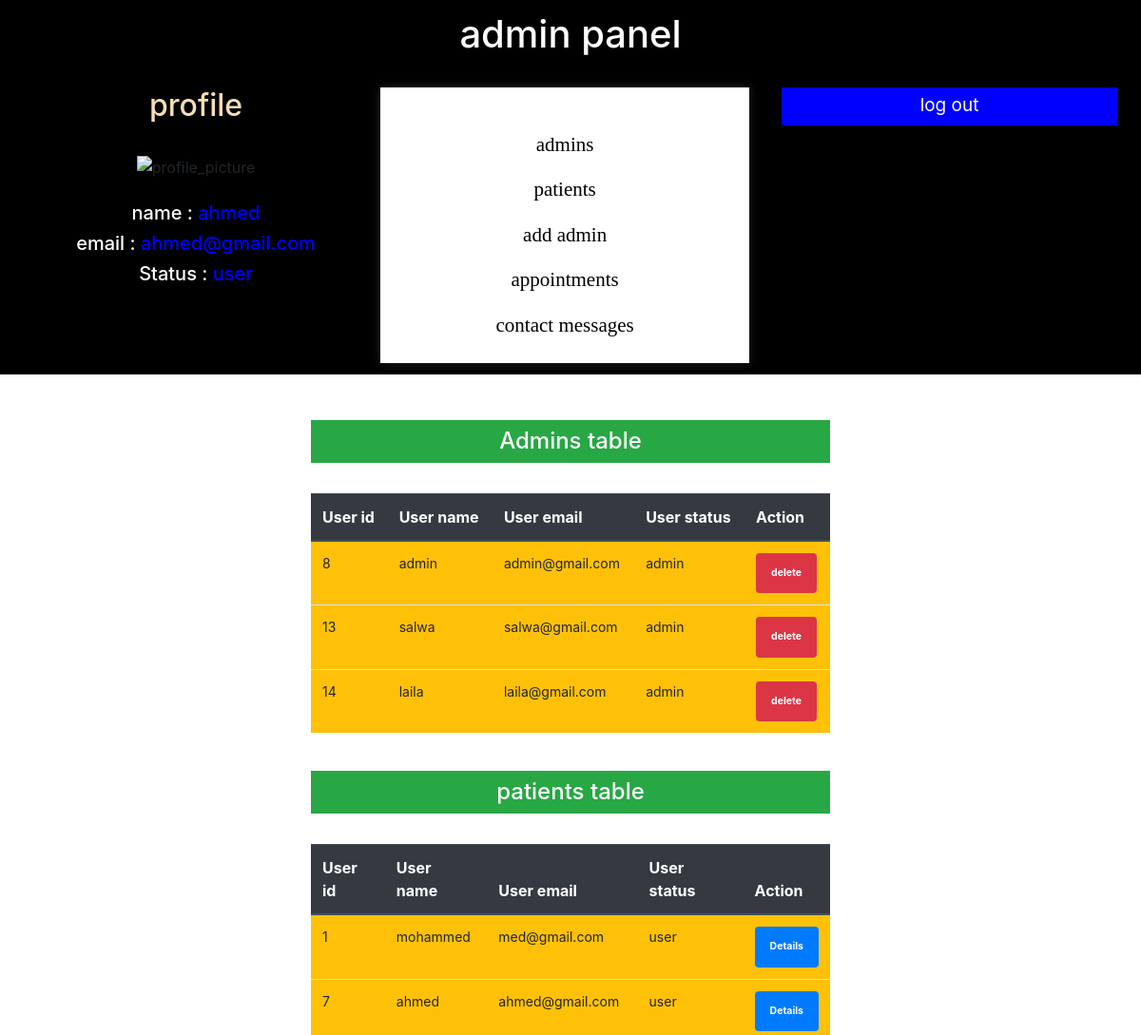
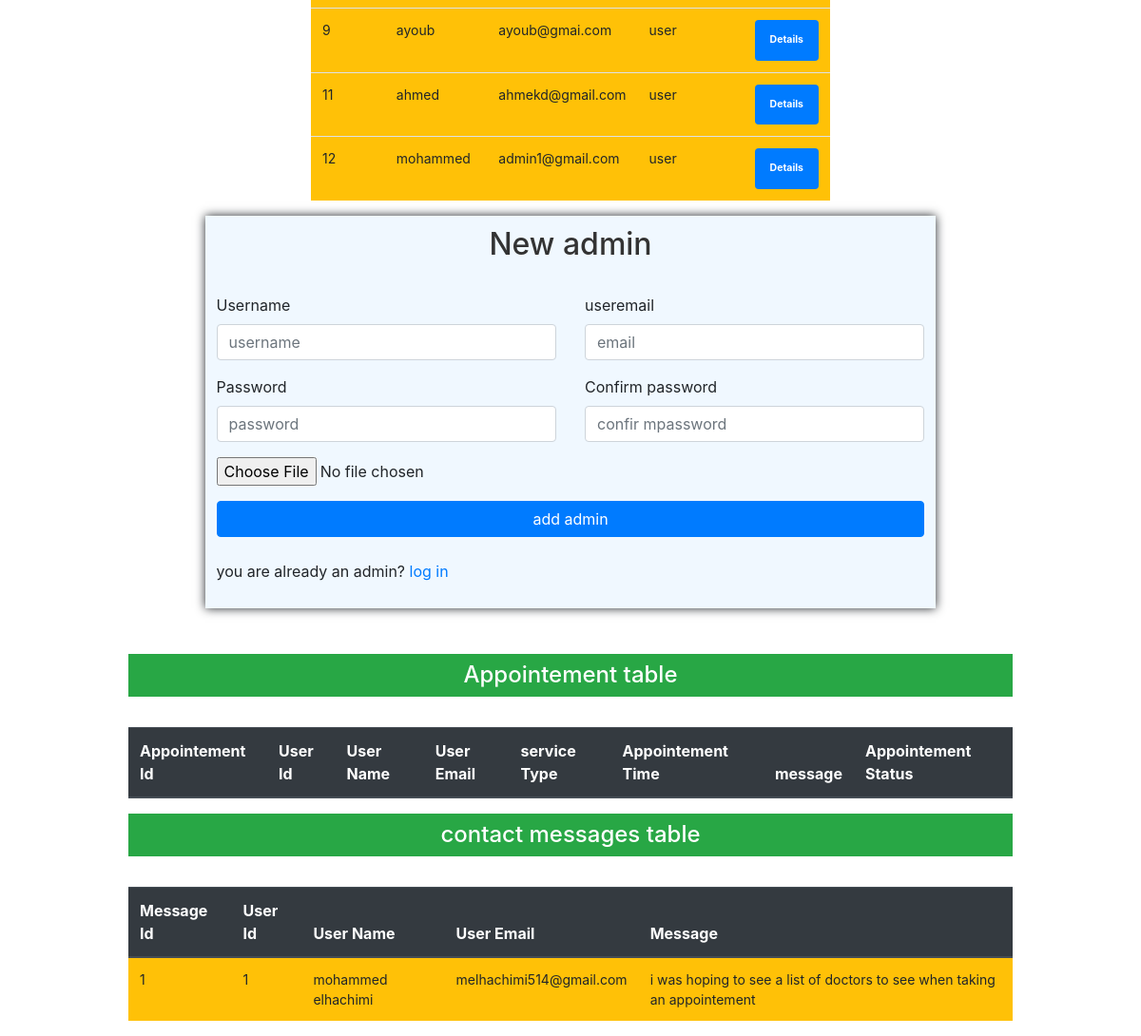
Page /admin_zone/admin_panel.php (signed in) on the committed database (2 pictures, top to bottom).
### tables this page shows
CREATE TABLE `users` (
  `user_id` int(11) NOT NULL,
  `user_name` varchar(50) NOT NULL,
  `user_email` varchar(200) NOT NULL,
  `user_password` varchar(250) NOT NULL,
  `user_picture` varchar(200) NOT NULL,
  `user_status` varchar(50) NOT NULL
);

CREATE TABLE `contact` (
  `contact_id` int(11) NOT NULL,
  `user_id` int(11) NOT NULL,
  `firstname` varchar(100) NOT NULL,
  `email` varchar(100) NOT NULL,
  `comment` varchar(100) NOT NULL
);

### controllers/admin.php (called while the page is built, shortened)
<?php
$user_name = '';
$user_email = '';

### admin_zone/admin_panel.php (the view, shortened to what this page needs)
<?php
 include_once ('../controllers/admin.php');
 $data = new Users();
?>
<!DOCTYPE html>
<head>
	<link rel="stylesheet" type="text/css" href="syntax-highlighter/styles/shCore.css" media="all">
	<link rel="stylesheet" type="text/css" href="syntax-highlighter/styles/shThemeDefault.css" media="all">
	<link rel="stylesheet" href="css/font-awesome.min.css">
	 <link rel="stylesheet" href="css/bootstrap.min.css">
	<link rel="stylesheet" href="css/normalize.min.css">
	<link rel="stylesheet" href="css/main.css">
	<link rel="stylesheet" href="https://maxcdn.bootstrapcdn.com/bootstrap/4.5.0/css/bootstrap.min.css">
</head>
<body>
	<div class="responsive_logo">
		<h1>admin panel</h1>
	</div>
	<div class="responsive_panel">
		<br><br><br>
		<div class="responsive_doctor_profile">
			<h2  style="color: wheat;">profile</h2><br>
			<img src="https://encrypted-tbn0.gstatic.com/images?q=tbn%3AANd9GcTreksTEerNOVl1wm7JRykQifXUI_RKimR8jjtzG-e1AcyrTajW&usqp=CAU" alt="profile_picture" style="width: 100px; height: 100px;">
			<br><br>
			<h5 style="color: white;">name : <span style="color: blue;"><?php echo $_SESSION['user_name'];?> </h5>
			<h5 style="color: white;">email : <span style="color: blue;"><?php echo $_SESSION['user_email'];?></span></h5>
			<h5 style="color: white;">Status : <span style="color: blue;"><?php echo $_SESSION['user_status'];?></span></h5>
		</div>
		<br><br>
		<div class="responsive_doctor_procceses">
			<div id="inner">
			    <p><a href="#admins">admins</a></p>
				<p><a href="#patients">patients</a></p>
				<p><a href="#">add admin</a></p>
				<p><a href="#appointments">appointments</a></p>
				<p><a href="#contact_messages">contact messages</a></p>
			</div>
		</div>
		<div id="responsive_admin_logout_btn">
			<a href="../views/index.php">log out</a>
		</div>
	</div>
	<div class="right_body" style="width: 82%;margin-left: 18%;">
     <br><br>
	   <div class="col-md-6" style="margin: auto;" id="admins">
			<?php
				$con = $data->connect();
				$sql="SELECT * FROM users WHERE user_status = 'admin'";
				$stm=$con->prepare($sql);
				$stm->execute();
				$result=$stm->get_result();
			?>
			<h4 class="text-center bg-success p-2 text-white">Admins table</h4>
			<br>
		  <table class="table mr-4 bg-warning">
			<thead class="thead-dark">
				<tr>
					<th>User id</th>
					<th>User name</th>
					<th>User email</th>
					<th>User status</th>
					<th>Action</th>
				</tr>
			</thead>
			<tbody class="t_body">
			<?php while($row=$result->fetch_assoc()){ ?>
				<tr>
					<td><?=$row['user_id'];?></td>
					<td><?=$row['user_name'];?></td>
					<td><?=$row['user_email'];?></td>
					<td><?=$row['user_status'];?></td>
					<td>
                    <a href="admin_panel.php?delete=<?=$row['user_id']; ?>" class="badge badge-danger p-3" onclick="return confirm('Do you want to delete this admin')">delete</a>
                    </td>
				<?php } ?>
			</tbody>
		  </table>
	   </div>
	   <br>
		<div class="col-md-6" style="margin: auto;" id="patients">
			<?php
				$con = $data->connect();
				$sql="SELECT * FROM users WHERE user_status = 'user'";
				$stm=$con->prepare($sql);
				$stm->execute();
				$result=$stm->get_result();
			?>
			<h4 class="text-center bg-success p-2 text-white">patients table</h4>
			<br>
		  <table class="table mr-4 bg-warning">
			<thead class="thead-dark">
				<tr>
					<th>User id</th>
					<th>User name</th>
					<th>User email</th>
					<th>User status</th>
					<th>Action</th>
				</tr>
			</thead>
			<tbody class="t_body">
			<?php while($row=$result->fetch_assoc()){ ?>
				<tr>
					<td><?=$row['user_id'];?></td>
					<td><?=$row['user_name'];?></td>
					<td><?=$row['user_email'];?></td>
					<td><?=$row['user_status'];?></td>
					<td>
					<a href="details.php?details=<?=$row['id_reservation']; ?>" class="badge badge-primary p-3">Details</a>
					</td>
				<?php } ?>
			</tbody>
		  </table>
	   </div>
		<div class="container big-box col-md-8" style="padding: 1%;background-color: aliceblue;box-shadow: 0px 0px 10px;">
			<h2 class="text-center h2">New admin</h2>
				<br>
				<form action="admin_panel.php" method="post" enctype="multipart/form-data">
					<div class="row">
						<div class="form-group col-md-6">
							<label for="username">Username</label>
							<input type="text" value="<?php echo $user_name; ?>" name="user_name" class="form-control" placeholder="username" >
						</div>
						<div class="form-group col-md-6">
							<label for="useremail">useremail</label>
							<input type="text" value="<?php echo $user_email; ?>"  name="user_email" class="form-control" placeholder="email" >
						</div>
					</div>
					<div class="row">
						<div class="form-group col-md-6">
							<label for="password">Password</label>
							<input type="password" name="user_password" class="form-control" placeholder="password" >
						</div>
						<div class="form-group col-md-6">
							<label for="confpassword"> Confirm password</label>
							<input type="password" name="user_confpassword" class="form-control" placeholder="confir mpassword" >
						</div>
					</div>
						<div class="form-group">
							<input type="file" name="user_picture" class="costum file" >
						</div>
					<div class="form-group">
					<button name="add_admin" class="btn btn-primary btn-block">add admin</button>
					<br>
					<span> you are already an admin? <a class="text-primary " href="../views/index.php">log in</a></span>
				</form>
		</div>
	</div>
	<br><br>
	<div class="col-md-10" style="margin: auto;" id="appointments">
			<h4 class="text-center bg-success p-2 text-white">Appointement table</h4>
			<br>
		  <table class="table mr-4 bg-warning">
			<thead class="thead-dark">
				<tr>
                    <th>Appointement Id</th>
                    <th>User Id</th>
					<th>User Name</th>
					<th>User Email</th>
                    <th>service Type</th>
                    <th>Appointement Time</th>
                    <th>message</th>
                    <th>Appointement Status</th>
				</tr>
			</thead>
          </table>
	</div>
	<div class="col-md-10" style="margin: auto;" id="contact_messages">
        <?php
            $con = $data->connect();
            $sql="SELECT * FROM `contact`";
            $stm=$con->prepare($sql);
            $stm->execute();
            $result=$stm->get_result();
        ?>
			<h4 class="text-center bg-success p-2 text-white">contact messages table</h4>
			<br>
		  <table class="table mr-4 bg-warning">
			<thead class="thead-dark">
				<tr>
                    <th>Message Id</th>
                    <th>User Id</th>
					<th>User Name</th>
					<th>User Email</th>
                    <th>Message</th>
				</tr>
			</thead>
			<tbody class="t_body">
			<?php while($row=$result->fetch_assoc()){ ?>
				<tr>
                    <td><?=$row['contact_id'];?></td>
					<td><?=$row['user_id'];?></td>
					<td><?=$row['firstname'];?></td>
                    <td><?=$row['email'];?></td>
                    <td><?=$row['comment'];?></td>
				<?php } ?>
			</tbody>
          </table>
</div>
		</body>
		</html>

### admin_zone/css/main.css (style rules this page uses)
body { background-color:#FFF; font-family: "Lato", sans-serif; font-weight: 300; font-size:16px; line-height:18px; color:#777; }
p { margin:0; }
a { color: #aa0a5f; }
a, a:hover, a:focus { text-decoration: none; outline: 0; }
h1, h2, h3, h4, h5, h6 { color: #333; margin:0; font-weight: normal; }
h1 { font-size: 28px; }
h2 { font-size: 24px; }
h5 { font-size: 16px; }
.responsive_logo { display: none ; }
.responsive_panel { display: none; }
@media screen and (max-width: 1388px) { .responsive_logo { display: block; } }
@media screen and (max-width: 1388px) { .responsive_panel { display: block; display: flex; padding: 1%; background-color: black; } }
@media screen and (max-width: 1388px) { .responsive_logo { background-color: black; text-align: center; padding: 1%; } }
@media screen and (max-width: 1388px) { .responsive_logo h1 { color: white; } }
@media screen and (max-width: 1388px) { .responsive_doctor_profile { width: 33%; text-align: center; } }
@media screen and (max-width: 1388px) { .responsive_doctor_procceses { width: 33%; text-align: center; box-shadow: 0px 0px 10px; background-color: rgb(255, 255, 255); font-family: auto; font-size: 21px; } }
@media screen and (max-width: 1388px) { .responsive_doctor_procceses #inner { padding: 2%; margin-top: 37px; } }
@media screen and (max-width: 1388px) { .responsive_doctor_procceses p a { color: #000; } }
@media screen and (max-width: 1388px) { #responsive_admin_logout_btn { background-color: blue; height: 23px; width: 30%; text-align: center; padding: 20px; margin-left: 34px; } }
@media screen and (max-width: 1388px) { #responsive_admin_logout_btn a { color: white; position: relative; top: -15px; font-size: 19px; } }
@media screen and (max-width: 1388px) { .right_body { margin: auto !important; width: 96% !important; } }
@media screen and (max-width: 1388px) { .t_body { font-size: 14px !important; } }

### rows in the picture
users: user_id "8", user_name "admin", user_email "admin@gmail.com", user_status "admin"
users: user_id "13", user_name "salwa", user_email "salwa@gmail.com", user_status "admin"
users: user_id "14", user_name "laila", user_email "laila@gmail.com", user_status "admin"
users: user_id "1", user_name "mohammed", user_email "med@gmail.com", user_status "user"
users: user_id "7", user_name "ahmed", user_email "ahmed@gmail.com", user_status "user"
users: user_id "9", user_name "ayoub", user_email "ayoub@gmai.com", user_status "user"
users: user_id "11", user_name "ahmed", user_email "ahmekd@gmail.com", user_status "user"
users: user_id "12", user_name "mohammed", user_email "admin1@gmail.com", user_status "user"
contact: contact_id "1", user "1", firstname "mohammed elhachimi", email "melhachimi514@gmail.com", comment "i was hoping to see a list of doctors to see when taking an appointement"

### other values in the picture
$_SESSION['user_name'] "ahmed"
$_SESSION['user_email'] "ahmed@gmail.com"
$_SESSION['user_status'] "user"
